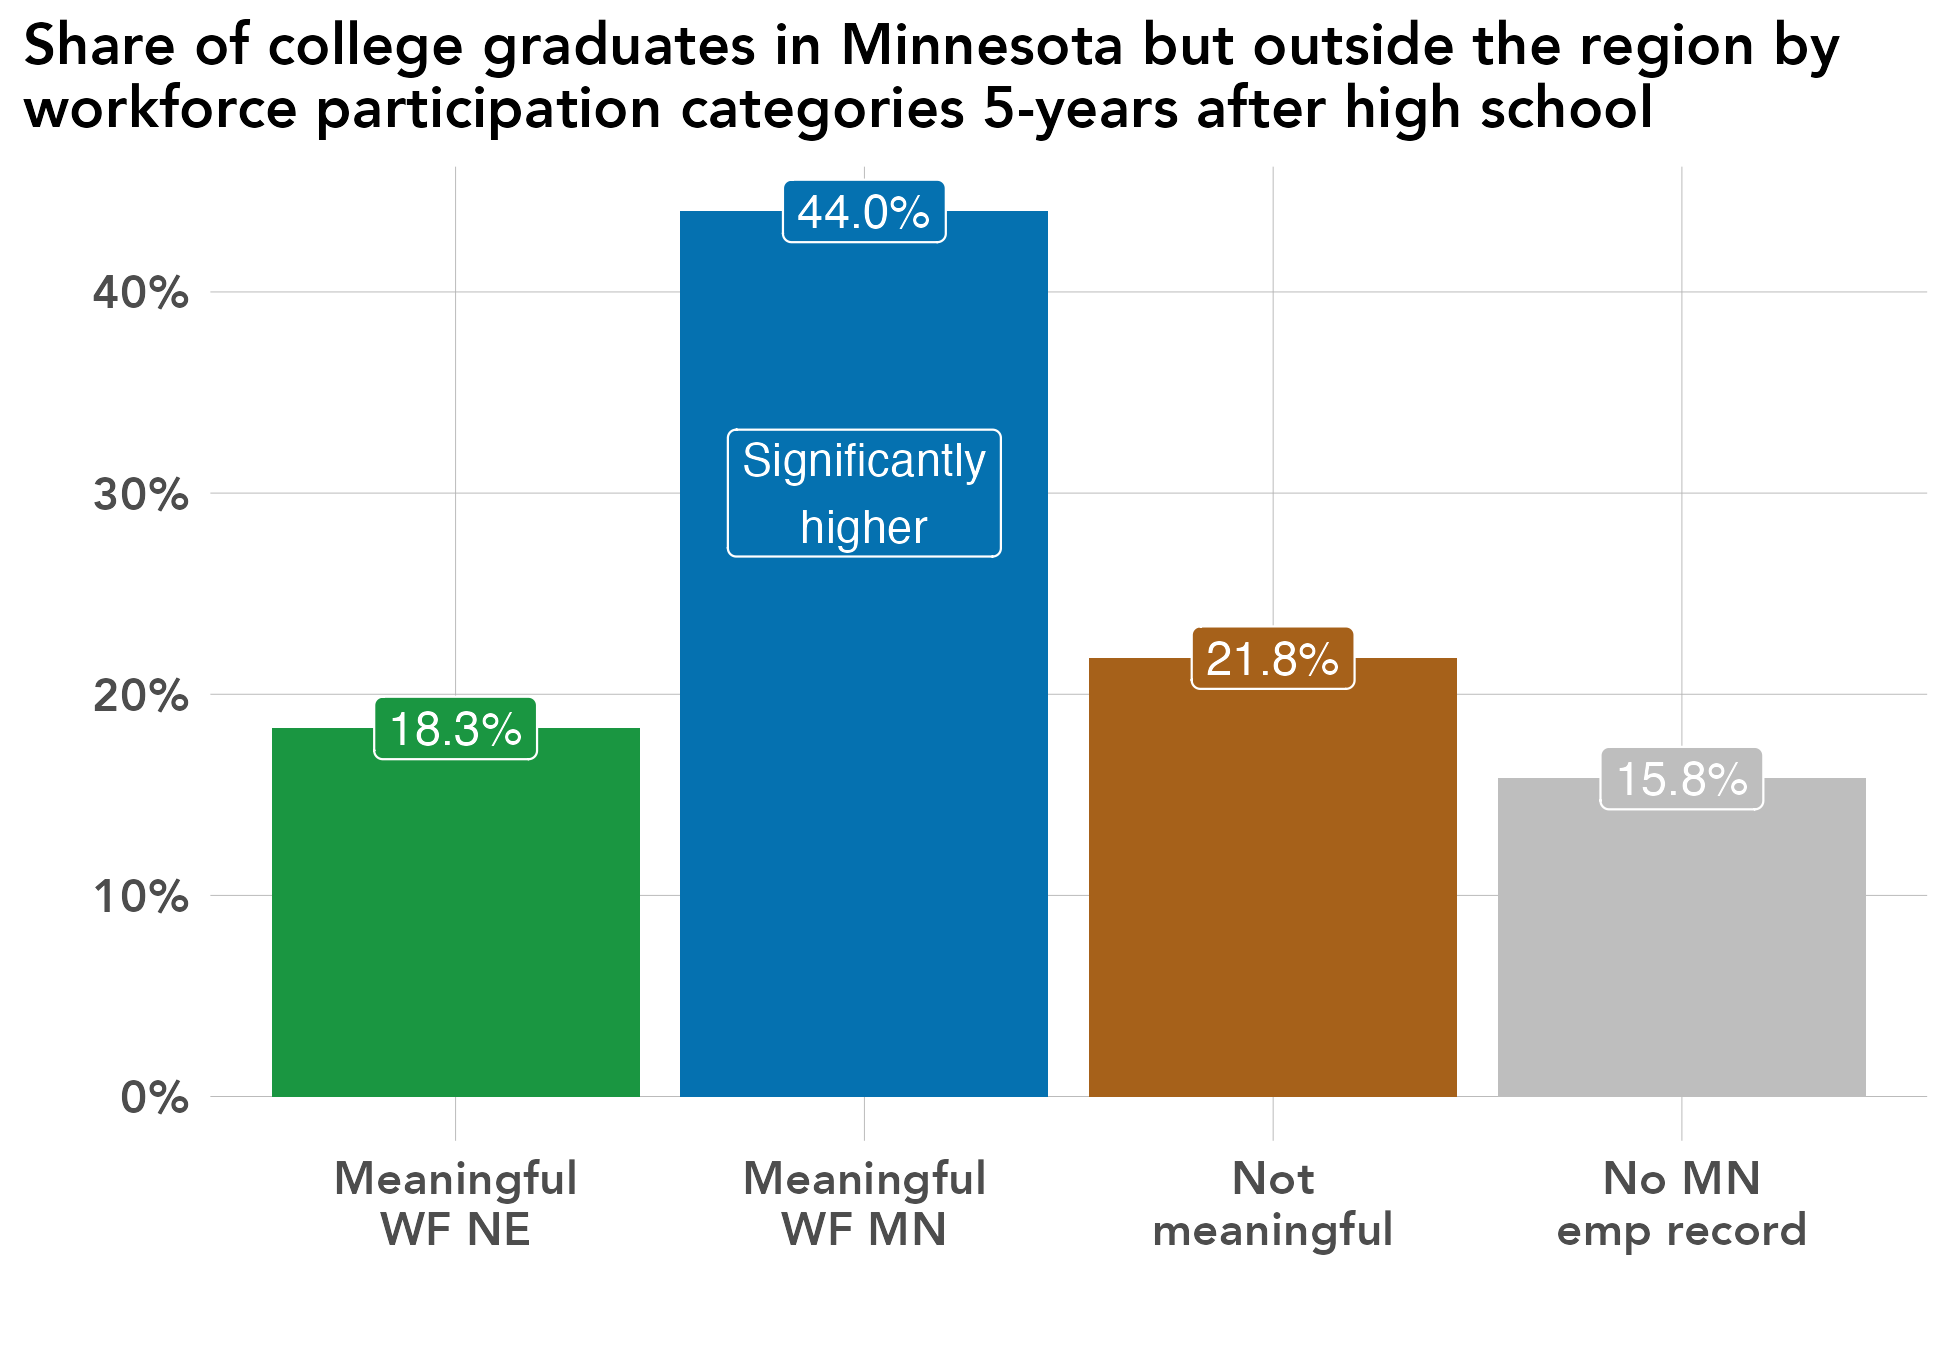

Reproduce this figure in R.
# library -----------------------------------------------------------------
library(tidyverse)
library(sf)
library(ggrepel)
library(scales)
library(ggiraph)
library(rmapshaper)
library(cowplot)
library(RColorBrewer)
library(readxl)
library(lubridate)
library(readxl)
library(systemfonts)
reset_font_cache()
library(ggtext)
library(janitor)
library(cowplot)


rm(list = ls())

# themes ------------------------------------------------------------------
theme_bar <- theme_bw() +
  theme(panel.grid.major = element_line(color = "grey70", size = 0.1),
        panel.grid.minor = element_blank(),
        axis.ticks = element_blank(),
        axis.text = element_text(face = "bold"),
        panel.border = element_blank(),
        legend.background = element_rect(fill = "transparent", color = "transparent"),
        legend.key = element_rect(fill = "transparent"),
        legend.key.size = unit(1, "lines"),
        legend.margin = margin(0,0,0,0),
        legend.title = element_blank(),
        legend.text = element_text(margin = margin(l = 2)),
        text = element_text(family = "Avenir") ,
        plot.title.position = "plot",
        plot.title = element_text(face = "bold"))

theme_line <- theme_bw() +
  theme(legend.background = element_rect(fill = "transparent", color = "transparent"),
        legend.key = element_rect(fill = "transparent"),
        legend.text = element_text(margin = margin(l = 2)),
        panel.grid.minor = element_blank(),
        panel.grid.major = element_line(color = "grey70", size = 0.1),
        axis.ticks = element_blank(),
        axis.text = element_text(face = "bold"),
        panel.border = element_blank(),
        legend.margin = margin(0,0,0,0),
        legend.key.size = unit(1, "lines"),
        text = element_text(family = "Avenir") ,
        plot.title.position = "plot",
        plot.title = element_text(face = "bold"))


theme_sf <- theme_bw() +
  theme(axis.text.x=element_blank(),
        axis.text.y=element_blank(),
        axis.ticks=element_blank(),
        panel.background = element_blank(),
        panel.grid.major = element_line(color = "white"),
        panel.border = element_blank(),
        legend.title = element_blank(),
        legend.text = element_text(margin = margin(l = 2)),
        legend.margin = margin(0,0,0,0),
        legend.key.size = unit(1, "lines"),
        text = element_text(family = "Avenir") ,
        plot.title.position = "plot",
        plot.title = element_text(face = "bold"))

regions <- read_csv("/Users/kellyasche/Library/CloudStorage/GoogleDrive-kasche@ruralmn.org/My Drive/Data Prep/R Projects/Join docs/county_regions.csv") %>%
  select(5,6) %>%
  unique() %>%
  mutate(edr = str_replace(edr, "  ", " "),
         planning.region = str_replace(planning.region, " Minnesota", ""),
         planning.region = fct_relevel(planning.region, "Northwest", "Northeast", "Central", "Seven County Mpls-St Paul", "Southwest", "Southeast"),
         edr = fct_relevel(edr, "EDR 1 - Northwest", "EDR 2 - Headwaters", "EDR 3 - Arrowhead", "EDR 4 - West Central", "EDR 5 - North Central", "EDR 6E- Southwest Central", "EDR 6W- Upper Minnesota Valley", "EDR 7E- East Central", "EDR 7W- Central", "EDR 8 - Southwest", "EDR 9 - South Central", "EDR 10 - Southeast", "EDR 11 - 7 County Twin Cities", "Minnesota"))

counties.regions <- read_csv("/Users/kellyasche/Library/CloudStorage/GoogleDrive-kasche@ruralmn.org/My Drive/Data Prep/R Projects/Join docs/county_regions.csv") %>%
  mutate(countyfp = formatC(countyfp, width = 3, flag = "0"),
         Name = str_to_title(Name),
         Name = str_replace(Name, "Q", "q"),
         Name = str_replace(Name, "Of The", "of the"),
         Name = str_replace(Name, "Mcleod", "McLeod"),
         Dem_Desc = ifelse(Name == "Minnesota", "Minnesota", Dem_Desc) ,
         edr = str_replace(edr, "  ", " "),
         planning.region = str_replace(planning.region, " Minnesota", ""),
         planning.region = fct_relevel(planning.region, "Northwest", "Northeast", "Central", "Seven County Mpls-St Paul", "Southwest", "Southeast"),
         edr = fct_relevel(edr, "EDR 1 - Northwest", "EDR 2 - Headwaters", "EDR 3 - Arrowhead", "EDR 4 - West Central", "EDR 5 - North Central", "EDR 6E- Southwest Central", "EDR 6W- Upper Minnesota Valley", "EDR 7E- East Central", "EDR 7W- Central", "EDR 8 - Southwest", "EDR 9 - South Central", "EDR 10 - Southeast", "EDR 11 - 7 County Twin Cities", "Minnesota"))

color.ruca <- c("Entirely rural" = "#009933", "Town/rural mix" = "#99CC33", "Urban/town/rural mix" = "#CC9966", "Entirely urban" = "#754C29", "Minnesota" = "black")

color.pr <- c("Northwest" = "#4575b4","Northeast" = "grey", "Central" = "#fee090", "Seven County Mpls-St Paul" = "#d73027", "Southwest" = "#91bfdb", "Southeast" = "#fc8d59", "Minnesota" = "black")

color.edr <- c("EDR 1 - Northwest" = "#b3cde3", "EDR 2 - Headwaters" = "#8c96c6", "EDR 3 - Arrowhead" = "#fe9929", "EDR 4 - West Central" = "#8856a7", "EDR 5 - North Central" = "#810f7c", "EDR 6E- Southwest Central" = "#e5f5f9", "EDR 6W- Upper Minnesota Valley" = "#bdc9e1", "EDR 7E- East Central" = "#99d8c9", "EDR 7W- Central" = "#2ca25f", "EDR 8 - Southwest" = "#74a9cf", "EDR 9 - South Central" = "#0570b0", "EDR 10 - Southeast" = "#d7301f", "EDR 11 - 7 County Twin Cities" = "#d8b365", "Minnesota" = "black")

color.pr.edr <- c ("Northwest" = "#4575b4","Northeast" = "#e0f3f8", "Central" = "#fee090", "Seven County Mpls-St Paul" = "#d73027", "Southwest" = "#91bfdb", "Southeast" = "#fc8d59", "Minnesota" = "black", "EDR 1 - Northwest" = "#b3cde3", "EDR 2 - Headwaters" = "#8c96c6", "EDR 3 - Arrowhead" = "#fe9929", "EDR 4 - West Central" = "#8856a7", "EDR 5 - North Central" = "#810f7c", "EDR 6E- Southwest Central" = "#e5f5f9", "EDR 6W- Upper Minnesota Valley" = "#bdc9e1", "EDR 7E- East Central" = "#99d8c9", "EDR 7W- Central" = "#2ca25f", "EDR 8 - Southwest" = "#74a9cf", "EDR 9 - South Central" = "#0570b0", "EDR 10 - Southeast" = "#d7301f", "EDR 11 - 7 County Twin Cities" = "#d8b365")

color.six <- c("#009933", "#4575b4", "grey", "#fee090", "#fc8d59", "#d73027")

mn_counties <- st_read("/Users/kellyasche/Library/CloudStorage/GoogleDrive-kasche@ruralmn.org/My Drive/Data Prep/R Projects/Shapefiles/County shapefiles/MNCounties_MNDOT.shp", quiet = TRUE) %>%
  ms_simplify(keep = .01, keep_shapes = TRUE) %>%
  rename("countyfp" = "FIPS_CODE")

counties.regions.1 <- counties.regions %>%
  mutate(statefp = "27",
         project.pr = ifelse(edr %in% c("EDR 1 - Northwest", "EDR 2 - Headwaters", "EDR 4 - West Central"), "Northwest",
                             ifelse(edr == "EDR 3 - Arrowhead", "Northeast",
                                    ifelse(edr %in% c("EDR 5 - North Central", "EDR 7E- East Central", "EDR 7W- Central"), "Central",
                                           ifelse(edr %in% c("EDR 6E- Southwest Central", "EDR 6W- Upper Minnesota Valley", "EDR 8 - Southwest"), "Southwest",
                                                  ifelse(edr %in% c("EDR 9 - South Central", "EDR 10 - Southeast"), "Southern", as.character(planning.region)))))),
         project.pr = fct_relevel(project.pr, "Northwest", "Northeast", "Central", "Seven County Mpls-St Paul", "Southwest", "Southern"))

# Prep data ---------------------------------------------------------------

original <- read_csv("Data/SLEDS/Masters/Master-report-dataset.csv")

names(original)

data <- original %>%
  select(grad.year.5, ps.grad.location) %>%
  filter(grad.year.5 != "After 2023") %>%
  filter(grad.year.5 != "Attending ps") %>%
  filter(!ps.grad.location %in% c("Attending ps", "Did not graduate ps", "Never attended ps")) %>%
  group_by(ps.grad.location, grad.year.5) %>%
  summarize(n = n()) %>%
  ungroup() %>%
  group_by(ps.grad.location) %>%
  mutate(pct = n / sum(n)) %>%
  ungroup() %>%
  mutate(grad.year.5 = str_replace(grad.year.5, "No MN emp record, not attending ps", "No MN emp record"),
         grad.year.5 = str_replace(grad.year.5, "Not meaningful, not attending ps", "Not meaningful"),
         grad.year.5 = str_replace(grad.year.5, "Meaningful WF - Northeast", "Meaningful WF - NE"),
         grad.year.5 = fct_relevel(grad.year.5, "Meaningful WF - NE", "Meaningful WF - MN", "Not meaningful", "No MN emp record"),
         ps.grad.location = str_replace(ps.grad.location, "PS grad Region", "PS grad NE"),
         ps.grad.location = fct_relevel(ps.grad.location, "PS grad NE", "PS grad MN", "PS grad outside MN")) 

names(data)
data
# Create chart ------------------------------------------------------------
ggplot(data = filter(data, ps.grad.location == "PS grad MN" ), aes(grad.year.5, pct, fill = grad.year.5)) +
  geom_col(position = "dodge") +
  geom_label(aes(label = percent(pct, accuracy = .1)), show.legend = FALSE, position = position_dodge(width = .9), color = "white", size = 4) +
  annotate(geom = "label",
           x = 2,
           y = .3,
           label = "Significantly\nhigher",
           color = "white", 
           fill = "transparent") +
  labs(x="", 
       y = "", 
       title = "Share of college graduates in Minnesota but outside the region by\nworkforce participation categories 5-years after high school")+
  scale_y_continuous(labels=scales::percent) +
  scale_x_discrete(labels = c("Meaningful\nWF NE", "Meaningful\nWF MN", "Not\nmeaningful", "No MN\nemp record")) +
  scale_fill_manual(values = c("#1a9641", "#0571b0", "#a6611a", "grey")) +
  theme_bar+
  theme(legend.position = "none",
        text = element_text(size = 14),
        plot.title = element_text(size = 14))


ggsave(filename = "Charts/Paper report/college-grad-mn-wf.pdf", device = cairo_pdf, dpi = "print", width = 6.5, height = 4.5)

ggsave(filename = "Charts/Paper report/college-grad-mn-wf.png", dpi = "print", width = 6.5, height = 4.5)
